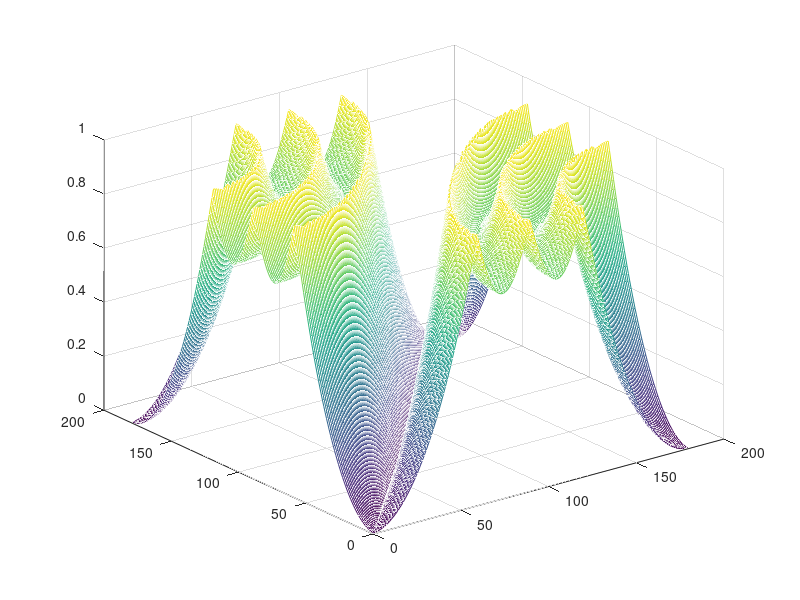

MATLAB code for this plot:
%%
clear all;

%%
nRx = 4;
dd = 0.5;
tmpResult = zeros(180, 180);
for idxI = 1:180
    for idxJ = 1:180
        h1 = exp(-1i * 2*pi * (0:nRx-1)' * cosd(idxI) * dd);
        h2 = exp(-1i * 2*pi * (0:nRx-1)' * cosd(idxJ) * dd);
        tmpH = [h1, h2];
        tmpL = svd(tmpH);
        tmpResult(idxI, idxJ) = tmpL(2) / tmpL(1);
    end
end
 mesh((1:180), (1:180), tmpResult);